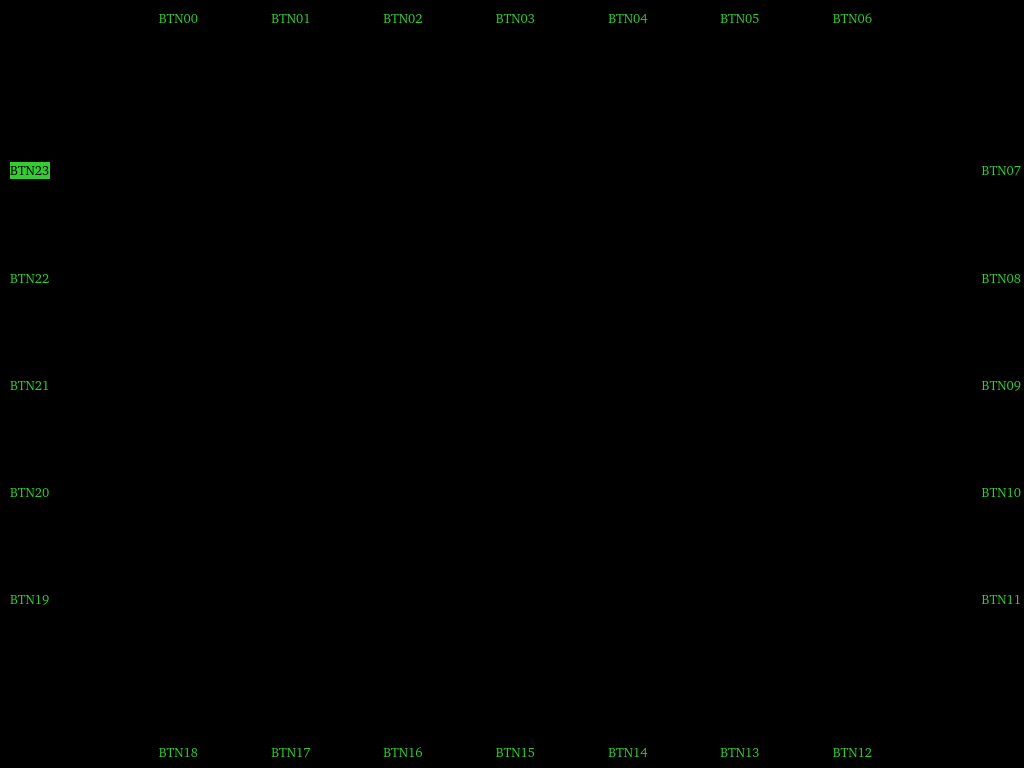
<?xml version="1.0" encoding="UTF-8"?>
<ui version="4.0">
 <class>Display</class>
 <widget class="QWidget" name="Display">
  <property name="windowModality">
   <enum>Qt::WindowModal</enum>
  </property>
  <property name="geometry">
   <rect>
    <x>0</x>
    <y>0</y>
    <width>1024</width>
    <height>768</height>
   </rect>
  </property>
  <property name="sizePolicy">
   <sizepolicy hsizetype="Expanding" vsizetype="Expanding">
    <horstretch>0</horstretch>
    <verstretch>0</verstretch>
   </sizepolicy>
  </property>
  <property name="minimumSize">
   <size>
    <width>0</width>
    <height>0</height>
   </size>
  </property>
  <property name="maximumSize">
   <size>
    <width>9999</width>
    <height>9999</height>
   </size>
  </property>
  <property name="font">
   <font>
    <family>B612</family>
    <pointsize>10</pointsize>
   </font>
  </property>
  <property name="windowTitle">
   <string>Display</string>
  </property>
  <property name="autoFillBackground">
   <bool>false</bool>
  </property>
  <property name="styleSheet">
   <string notr="true">background-color: black;</string>
  </property>
  <widget class="QWidget" name="gridLayoutWidget">
   <property name="geometry">
    <rect>
     <x>10</x>
     <y>10</y>
     <width>1011</width>
     <height>751</height>
    </rect>
   </property>
   <layout class="QGridLayout" name="btnGridLayout" rowstretch="1,1,1,1,1,1,0,0,0,0,0,1" columnstretch="1,0,0,1,1,1,1,1,1,1,1">
    <property name="sizeConstraint">
     <enum>QLayout::SetDefaultConstraint</enum>
    </property>
    <property name="spacing">
     <number>0</number>
    </property>
    <item row="0" column="8">
     <layout class="QGridLayout" name="labelLayout_05">
      <item row="0" column="0">
       <widget class="QLabel" name="label_5">
        <property name="sizePolicy">
         <sizepolicy hsizetype="Ignored" vsizetype="Ignored">
          <horstretch>0</horstretch>
          <verstretch>0</verstretch>
         </sizepolicy>
        </property>
        <property name="styleSheet">
         <string notr="true">background-color: rgba(0, 0, 0, 0);</string>
        </property>
        <property name="text">
         <string>&lt;span style=&quot;color:limegreen; font:10pt, B612;&quot;&gt;BTN05</string>
        </property>
        <property name="alignment">
         <set>Qt::AlignHCenter|Qt::AlignTop</set>
        </property>
        <property name="margin">
         <number>2</number>
        </property>
       </widget>
      </item>
     </layout>
    </item>
    <item row="11" column="8">
     <layout class="QGridLayout" name="labelLayout_13">
      <item row="0" column="0">
       <widget class="QLabel" name="label_13">
        <property name="sizePolicy">
         <sizepolicy hsizetype="Ignored" vsizetype="Ignored">
          <horstretch>0</horstretch>
          <verstretch>0</verstretch>
         </sizepolicy>
        </property>
        <property name="styleSheet">
         <string notr="true">background-color: rgba(0, 0, 0, 0);</string>
        </property>
        <property name="text">
         <string>&lt;span style=&quot;color:limegreen; font:10pt, B612;&quot;&gt;BTN13</string>
        </property>
        <property name="alignment">
         <set>Qt::AlignBottom|Qt::AlignHCenter</set>
        </property>
        <property name="margin">
         <number>2</number>
        </property>
       </widget>
      </item>
     </layout>
    </item>
    <item row="4" column="0">
     <layout class="QGridLayout" name="labelLayout_20">
      <item row="0" column="0">
       <widget class="QLabel" name="label_20">
        <property name="sizePolicy">
         <sizepolicy hsizetype="Ignored" vsizetype="Ignored">
          <horstretch>0</horstretch>
          <verstretch>0</verstretch>
         </sizepolicy>
        </property>
        <property name="styleSheet">
         <string notr="true">background-color: rgba(0, 0, 0, 0);</string>
        </property>
        <property name="text">
         <string>&lt;span style=&quot;color:limegreen; font:10pt, B612;&quot;&gt;BTN20</string>
        </property>
        <property name="alignment">
         <set>Qt::AlignLeading|Qt::AlignLeft|Qt::AlignVCenter</set>
        </property>
        <property name="margin">
         <number>2</number>
        </property>
       </widget>
      </item>
     </layout>
    </item>
    <item row="5" column="10">
     <layout class="QGridLayout" name="labelLayout_11">
      <item row="0" column="0">
       <widget class="QLabel" name="label_11">
        <property name="sizePolicy">
         <sizepolicy hsizetype="Ignored" vsizetype="Ignored">
          <horstretch>0</horstretch>
          <verstretch>0</verstretch>
         </sizepolicy>
        </property>
        <property name="styleSheet">
         <string notr="true">background-color: rgba(0, 0, 0, 0);</string>
        </property>
        <property name="text">
         <string>&lt;span style=&quot;color:limegreen; font:10pt, B612;&quot;&gt;BTN11</string>
        </property>
        <property name="alignment">
         <set>Qt::AlignRight|Qt::AlignTrailing|Qt::AlignVCenter</set>
        </property>
        <property name="margin">
         <number>2</number>
        </property>
       </widget>
      </item>
     </layout>
    </item>
    <item row="0" column="9">
     <layout class="QGridLayout" name="labelLayout_06">
      <item row="0" column="0">
       <widget class="QLabel" name="label_6">
        <property name="sizePolicy">
         <sizepolicy hsizetype="Ignored" vsizetype="Ignored">
          <horstretch>0</horstretch>
          <verstretch>0</verstretch>
         </sizepolicy>
        </property>
        <property name="styleSheet">
         <string notr="true">background-color: rgba(0, 0, 0, 0);</string>
        </property>
        <property name="text">
         <string>&lt;span style=&quot;color:limegreen; font:10pt, B612;&quot;&gt;BTN06</string>
        </property>
        <property name="alignment">
         <set>Qt::AlignHCenter|Qt::AlignTop</set>
        </property>
        <property name="margin">
         <number>2</number>
        </property>
       </widget>
      </item>
     </layout>
    </item>
    <item row="1" column="10">
     <layout class="QGridLayout" name="labelLayout_07">
      <item row="0" column="0">
       <widget class="QLabel" name="label_7">
        <property name="sizePolicy">
         <sizepolicy hsizetype="Ignored" vsizetype="Ignored">
          <horstretch>0</horstretch>
          <verstretch>0</verstretch>
         </sizepolicy>
        </property>
        <property name="styleSheet">
         <string notr="true">background-color: rgba(0, 0, 0, 0);</string>
        </property>
        <property name="text">
         <string>&lt;span style=&quot;color:limegreen; font:10pt, B612;&quot;&gt;BTN07</string>
        </property>
        <property name="alignment">
         <set>Qt::AlignRight|Qt::AlignTrailing|Qt::AlignVCenter</set>
        </property>
        <property name="margin">
         <number>2</number>
        </property>
       </widget>
      </item>
     </layout>
    </item>
    <item row="11" column="5">
     <layout class="QGridLayout" name="labelLayout_16">
      <item row="0" column="0">
       <widget class="QLabel" name="label_16">
        <property name="sizePolicy">
         <sizepolicy hsizetype="Ignored" vsizetype="Ignored">
          <horstretch>0</horstretch>
          <verstretch>0</verstretch>
         </sizepolicy>
        </property>
        <property name="styleSheet">
         <string notr="true">background-color: rgba(0, 0, 0, 0);</string>
        </property>
        <property name="text">
         <string>&lt;span style=&quot;color:limegreen; font:10pt, B612;&quot;&gt;BTN16</string>
        </property>
        <property name="alignment">
         <set>Qt::AlignBottom|Qt::AlignHCenter</set>
        </property>
        <property name="margin">
         <number>2</number>
        </property>
       </widget>
      </item>
     </layout>
    </item>
    <item row="0" column="6">
     <layout class="QGridLayout" name="labelLayout_03">
      <item row="0" column="0">
       <widget class="QLabel" name="label_3">
        <property name="sizePolicy">
         <sizepolicy hsizetype="Ignored" vsizetype="Ignored">
          <horstretch>0</horstretch>
          <verstretch>0</verstretch>
         </sizepolicy>
        </property>
        <property name="styleSheet">
         <string notr="true">background-color: rgba(0, 0, 0, 0);</string>
        </property>
        <property name="text">
         <string>&lt;span style=&quot;color:limegreen; font:10pt, B612;&quot;&gt;BTN03</string>
        </property>
        <property name="alignment">
         <set>Qt::AlignHCenter|Qt::AlignTop</set>
        </property>
        <property name="margin">
         <number>2</number>
        </property>
       </widget>
      </item>
     </layout>
    </item>
    <item row="4" column="10">
     <layout class="QGridLayout" name="labelLayout_10">
      <item row="0" column="0">
       <widget class="QLabel" name="label_10">
        <property name="sizePolicy">
         <sizepolicy hsizetype="Ignored" vsizetype="Ignored">
          <horstretch>0</horstretch>
          <verstretch>0</verstretch>
         </sizepolicy>
        </property>
        <property name="styleSheet">
         <string notr="true">background-color: rgba(0, 0, 0, 0);</string>
        </property>
        <property name="text">
         <string>&lt;span style=&quot;color:limegreen; font:10pt, B612;&quot;&gt;BTN10</string>
        </property>
        <property name="alignment">
         <set>Qt::AlignRight|Qt::AlignTrailing|Qt::AlignVCenter</set>
        </property>
        <property name="margin">
         <number>2</number>
        </property>
       </widget>
      </item>
     </layout>
    </item>
    <item row="1" column="0">
     <layout class="QGridLayout" name="labelLayout_23">
      <property name="topMargin">
       <number>0</number>
      </property>
      <property name="rightMargin">
       <number>0</number>
      </property>
      <property name="bottomMargin">
       <number>0</number>
      </property>
      <property name="spacing">
       <number>7</number>
      </property>
      <item row="0" column="0">
       <widget class="QLabel" name="label_23">
        <property name="sizePolicy">
         <sizepolicy hsizetype="Ignored" vsizetype="Ignored">
          <horstretch>0</horstretch>
          <verstretch>0</verstretch>
         </sizepolicy>
        </property>
        <property name="font">
         <font>
          <family>B612</family>
          <pointsize>10</pointsize>
          <weight>50</weight>
          <italic>false</italic>
          <bold>false</bold>
          <underline>false</underline>
          <strikeout>false</strikeout>
          <kerning>true</kerning>
         </font>
        </property>
        <property name="styleSheet">
         <string notr="true">background-color: rgba(0, 0, 0, 0);</string>
        </property>
        <property name="text">
         <string>&lt;span style=&quot;background-color:limegreen; color:black; font:10pt, B612;&quot;&gt;BTN23&lt;/span&gt;</string>
        </property>
        <property name="alignment">
         <set>Qt::AlignLeading|Qt::AlignLeft|Qt::AlignVCenter</set>
        </property>
        <property name="margin">
         <number>2</number>
        </property>
       </widget>
      </item>
     </layout>
    </item>
    <item row="0" column="3">
     <layout class="QGridLayout" name="labelLayout_00">
      <property name="sizeConstraint">
       <enum>QLayout::SetDefaultConstraint</enum>
      </property>
      <item row="0" column="0">
       <widget class="QLabel" name="label_0">
        <property name="sizePolicy">
         <sizepolicy hsizetype="Ignored" vsizetype="Ignored">
          <horstretch>0</horstretch>
          <verstretch>0</verstretch>
         </sizepolicy>
        </property>
        <property name="autoFillBackground">
         <bool>false</bool>
        </property>
        <property name="styleSheet">
         <string notr="true">background-color: rgba(0, 0, 0, 0);</string>
        </property>
        <property name="text">
         <string>&lt;span style=&quot;color:limegreen; font:10pt, B612;&quot;&gt;BTN00</string>
        </property>
        <property name="alignment">
         <set>Qt::AlignHCenter|Qt::AlignTop</set>
        </property>
        <property name="margin">
         <number>2</number>
        </property>
       </widget>
      </item>
     </layout>
    </item>
    <item row="0" column="7">
     <layout class="QGridLayout" name="labelLayout_04">
      <item row="0" column="0">
       <widget class="QLabel" name="label_4">
        <property name="sizePolicy">
         <sizepolicy hsizetype="Ignored" vsizetype="Ignored">
          <horstretch>0</horstretch>
          <verstretch>0</verstretch>
         </sizepolicy>
        </property>
        <property name="styleSheet">
         <string notr="true">background-color: rgba(0, 0, 0, 0);</string>
        </property>
        <property name="text">
         <string>&lt;span style=&quot;color:limegreen; font:10pt, B612;&quot;&gt;BTN04</string>
        </property>
        <property name="alignment">
         <set>Qt::AlignHCenter|Qt::AlignTop</set>
        </property>
        <property name="margin">
         <number>2</number>
        </property>
       </widget>
      </item>
     </layout>
    </item>
    <item row="11" column="7">
     <layout class="QGridLayout" name="labelLayout_14">
      <item row="0" column="0">
       <widget class="QLabel" name="label_14">
        <property name="sizePolicy">
         <sizepolicy hsizetype="Ignored" vsizetype="Ignored">
          <horstretch>0</horstretch>
          <verstretch>0</verstretch>
         </sizepolicy>
        </property>
        <property name="styleSheet">
         <string notr="true">background-color: rgba(0, 0, 0, 0);</string>
        </property>
        <property name="text">
         <string>&lt;span style=&quot;color:limegreen; font:10pt, B612;&quot;&gt;BTN14</string>
        </property>
        <property name="alignment">
         <set>Qt::AlignBottom|Qt::AlignHCenter</set>
        </property>
        <property name="margin">
         <number>2</number>
        </property>
       </widget>
      </item>
     </layout>
    </item>
    <item row="11" column="9">
     <layout class="QGridLayout" name="labelLayout_12">
      <item row="0" column="0">
       <widget class="QLabel" name="label_12">
        <property name="sizePolicy">
         <sizepolicy hsizetype="Ignored" vsizetype="Ignored">
          <horstretch>0</horstretch>
          <verstretch>0</verstretch>
         </sizepolicy>
        </property>
        <property name="styleSheet">
         <string notr="true">background-color: rgba(0, 0, 0, 0);</string>
        </property>
        <property name="text">
         <string>&lt;span style=&quot;color:limegreen; font:10pt, B612;&quot;&gt;BTN12</string>
        </property>
        <property name="alignment">
         <set>Qt::AlignBottom|Qt::AlignHCenter</set>
        </property>
        <property name="margin">
         <number>2</number>
        </property>
       </widget>
      </item>
     </layout>
    </item>
    <item row="11" column="3">
     <layout class="QGridLayout" name="labelLayout_18">
      <item row="0" column="0">
       <widget class="QLabel" name="label_18">
        <property name="sizePolicy">
         <sizepolicy hsizetype="Ignored" vsizetype="Ignored">
          <horstretch>0</horstretch>
          <verstretch>0</verstretch>
         </sizepolicy>
        </property>
        <property name="styleSheet">
         <string notr="true">background-color: rgba(0, 0, 0, 0);</string>
        </property>
        <property name="text">
         <string>&lt;span style=&quot;color:limegreen; font:10pt, B612;&quot;&gt;BTN18</string>
        </property>
        <property name="alignment">
         <set>Qt::AlignBottom|Qt::AlignHCenter</set>
        </property>
        <property name="margin">
         <number>2</number>
        </property>
       </widget>
      </item>
     </layout>
    </item>
    <item row="2" column="0">
     <layout class="QGridLayout" name="labelLayout_22">
      <item row="0" column="0">
       <widget class="QLabel" name="label_22">
        <property name="sizePolicy">
         <sizepolicy hsizetype="Ignored" vsizetype="Ignored">
          <horstretch>0</horstretch>
          <verstretch>0</verstretch>
         </sizepolicy>
        </property>
        <property name="styleSheet">
         <string notr="true">background-color: rgba(0, 0, 0, 0);</string>
        </property>
        <property name="text">
         <string>&lt;span style=&quot;color:limegreen; font:10pt, B612;&quot;&gt;BTN22</string>
        </property>
        <property name="alignment">
         <set>Qt::AlignLeading|Qt::AlignLeft|Qt::AlignVCenter</set>
        </property>
        <property name="margin">
         <number>2</number>
        </property>
       </widget>
      </item>
     </layout>
    </item>
    <item row="2" column="10">
     <layout class="QGridLayout" name="labelLayout_08">
      <item row="0" column="0">
       <widget class="QLabel" name="label_8">
        <property name="sizePolicy">
         <sizepolicy hsizetype="Ignored" vsizetype="Ignored">
          <horstretch>0</horstretch>
          <verstretch>0</verstretch>
         </sizepolicy>
        </property>
        <property name="styleSheet">
         <string notr="true">background-color: rgba(0, 0, 0, 0);</string>
        </property>
        <property name="text">
         <string>&lt;span style=&quot;color:limegreen; font:10pt, B612;&quot;&gt;BTN08</string>
        </property>
        <property name="alignment">
         <set>Qt::AlignRight|Qt::AlignTrailing|Qt::AlignVCenter</set>
        </property>
        <property name="margin">
         <number>2</number>
        </property>
       </widget>
      </item>
     </layout>
    </item>
    <item row="0" column="4">
     <layout class="QGridLayout" name="labelLayout_01">
      <item row="0" column="0">
       <widget class="QLabel" name="label_1">
        <property name="sizePolicy">
         <sizepolicy hsizetype="Ignored" vsizetype="Ignored">
          <horstretch>0</horstretch>
          <verstretch>0</verstretch>
         </sizepolicy>
        </property>
        <property name="styleSheet">
         <string notr="true">background-color: rgba(0, 0, 0, 0);</string>
        </property>
        <property name="text">
         <string>&lt;span style=&quot;color:limegreen; font:10pt, B612;&quot;&gt;BTN01</string>
        </property>
        <property name="alignment">
         <set>Qt::AlignHCenter|Qt::AlignTop</set>
        </property>
        <property name="margin">
         <number>2</number>
        </property>
       </widget>
      </item>
     </layout>
    </item>
    <item row="11" column="6">
     <layout class="QGridLayout" name="labelLayout_15">
      <item row="0" column="0">
       <widget class="QLabel" name="label_15">
        <property name="sizePolicy">
         <sizepolicy hsizetype="Ignored" vsizetype="Ignored">
          <horstretch>0</horstretch>
          <verstretch>0</verstretch>
         </sizepolicy>
        </property>
        <property name="styleSheet">
         <string notr="true">background-color: rgba(0, 0, 0, 0);</string>
        </property>
        <property name="text">
         <string>&lt;span style=&quot;color:limegreen; font:10pt, B612;&quot;&gt;BTN15</string>
        </property>
        <property name="alignment">
         <set>Qt::AlignBottom|Qt::AlignHCenter</set>
        </property>
        <property name="margin">
         <number>2</number>
        </property>
       </widget>
      </item>
     </layout>
    </item>
    <item row="3" column="10">
     <layout class="QGridLayout" name="labelLayout_09">
      <item row="0" column="0">
       <widget class="QLabel" name="label_9">
        <property name="sizePolicy">
         <sizepolicy hsizetype="Ignored" vsizetype="Ignored">
          <horstretch>0</horstretch>
          <verstretch>0</verstretch>
         </sizepolicy>
        </property>
        <property name="styleSheet">
         <string notr="true">background-color: rgba(0, 0, 0, 0);</string>
        </property>
        <property name="text">
         <string>&lt;span style=&quot;color:limegreen; font:10pt, B612;&quot;&gt;BTN09</string>
        </property>
        <property name="alignment">
         <set>Qt::AlignRight|Qt::AlignTrailing|Qt::AlignVCenter</set>
        </property>
        <property name="margin">
         <number>2</number>
        </property>
       </widget>
      </item>
     </layout>
    </item>
    <item row="11" column="4">
     <layout class="QGridLayout" name="labelLayout_17">
      <item row="0" column="0">
       <widget class="QLabel" name="label_17">
        <property name="sizePolicy">
         <sizepolicy hsizetype="Ignored" vsizetype="Ignored">
          <horstretch>0</horstretch>
          <verstretch>0</verstretch>
         </sizepolicy>
        </property>
        <property name="styleSheet">
         <string notr="true">background-color: rgba(0, 0, 0, 0);</string>
        </property>
        <property name="text">
         <string>&lt;span style=&quot;color:limegreen; font:10pt, B612;&quot;&gt;BTN17</string>
        </property>
        <property name="alignment">
         <set>Qt::AlignBottom|Qt::AlignHCenter</set>
        </property>
        <property name="margin">
         <number>2</number>
        </property>
       </widget>
      </item>
     </layout>
    </item>
    <item row="0" column="5">
     <layout class="QGridLayout" name="labelLayout_02">
      <item row="0" column="0">
       <widget class="QLabel" name="label_2">
        <property name="sizePolicy">
         <sizepolicy hsizetype="Ignored" vsizetype="Ignored">
          <horstretch>0</horstretch>
          <verstretch>0</verstretch>
         </sizepolicy>
        </property>
        <property name="styleSheet">
         <string notr="true">background-color: rgba(0, 0, 0, 0);</string>
        </property>
        <property name="text">
         <string>&lt;span style=&quot;color:limegreen; font:10pt, B612;&quot;&gt;BTN02</string>
        </property>
        <property name="alignment">
         <set>Qt::AlignHCenter|Qt::AlignTop</set>
        </property>
        <property name="margin">
         <number>2</number>
        </property>
       </widget>
      </item>
     </layout>
    </item>
    <item row="5" column="0">
     <layout class="QGridLayout" name="labelLayout_19">
      <item row="0" column="0">
       <widget class="QLabel" name="label_19">
        <property name="sizePolicy">
         <sizepolicy hsizetype="Ignored" vsizetype="Ignored">
          <horstretch>0</horstretch>
          <verstretch>0</verstretch>
         </sizepolicy>
        </property>
        <property name="styleSheet">
         <string notr="true">background-color: rgba(0, 0, 0, 0);</string>
        </property>
        <property name="text">
         <string>&lt;span style=&quot;color:limegreen; font:10pt, B612;&quot;&gt;BTN19</string>
        </property>
        <property name="alignment">
         <set>Qt::AlignLeading|Qt::AlignLeft|Qt::AlignVCenter</set>
        </property>
        <property name="margin">
         <number>2</number>
        </property>
       </widget>
      </item>
     </layout>
    </item>
    <item row="3" column="0">
     <layout class="QGridLayout" name="labelLayout_21">
      <item row="0" column="0">
       <widget class="QLabel" name="label_21">
        <property name="sizePolicy">
         <sizepolicy hsizetype="Ignored" vsizetype="Ignored">
          <horstretch>0</horstretch>
          <verstretch>0</verstretch>
         </sizepolicy>
        </property>
        <property name="styleSheet">
         <string notr="true">background-color: rgba(0, 0, 0, 0);</string>
        </property>
        <property name="text">
         <string>&lt;span style=&quot;color:limegreen; font:10pt, B612;&quot;&gt;BTN21</string>
        </property>
        <property name="alignment">
         <set>Qt::AlignLeading|Qt::AlignLeft|Qt::AlignVCenter</set>
        </property>
        <property name="margin">
         <number>2</number>
        </property>
       </widget>
      </item>
     </layout>
    </item>
    <item row="1" column="3" rowspan="5" colspan="7">
     <layout class="QHBoxLayout" name="centerHorLayout"/>
    </item>
   </layout>
  </widget>
 </widget>
 <resources/>
 <connections/>
</ui>
